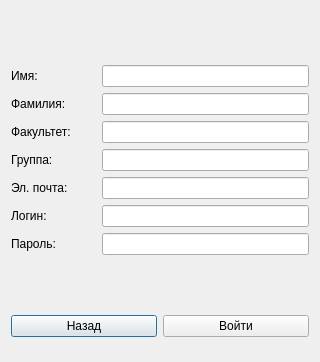
<?xml version="1.0" encoding="UTF-8"?>
<ui version="4.0">
 <class>Register_Form</class>
 <widget class="QDialog" name="Register_Form">
  <property name="geometry">
   <rect>
    <x>0</x>
    <y>0</y>
    <width>320</width>
    <height>362</height>
   </rect>
  </property>
  <property name="windowTitle">
   <string>Dialog</string>
  </property>
  <layout class="QVBoxLayout" name="verticalLayout_3">
   <property name="bottomMargin">
    <number>25</number>
   </property>
   <item>
    <spacer name="verticalSpacer_2">
     <property name="orientation">
      <enum>Qt::Vertical</enum>
     </property>
     <property name="sizeHint" stdset="0">
      <size>
       <width>20</width>
       <height>40</height>
      </size>
     </property>
    </spacer>
   </item>
   <item>
    <layout class="QHBoxLayout" name="horizontalLayout">
     <item>
      <layout class="QVBoxLayout" name="verticalLayout">
       <property name="rightMargin">
        <number>25</number>
       </property>
       <item>
        <widget class="QLabel" name="label">
         <property name="text">
          <string>Имя:</string>
         </property>
        </widget>
       </item>
       <item>
        <widget class="QLabel" name="label_2">
         <property name="text">
          <string>Фамилия:</string>
         </property>
        </widget>
       </item>
       <item>
        <widget class="QLabel" name="label_3">
         <property name="text">
          <string>Факультет:</string>
         </property>
        </widget>
       </item>
       <item>
        <widget class="QLabel" name="label_4">
         <property name="text">
          <string>Группа:</string>
         </property>
        </widget>
       </item>
       <item>
        <widget class="QLabel" name="label_5">
         <property name="text">
          <string>Эл. почта:</string>
         </property>
        </widget>
       </item>
       <item>
        <widget class="QLabel" name="label_6">
         <property name="text">
          <string>Логин:</string>
         </property>
        </widget>
       </item>
       <item>
        <widget class="QLabel" name="label_7">
         <property name="text">
          <string>Пароль:</string>
         </property>
        </widget>
       </item>
      </layout>
     </item>
     <item>
      <layout class="QVBoxLayout" name="verticalLayout_2">
       <item>
        <widget class="QLineEdit" name="lineEdit"/>
       </item>
       <item>
        <widget class="QLineEdit" name="lineEdit_2"/>
       </item>
       <item>
        <widget class="QLineEdit" name="lineEdit_3"/>
       </item>
       <item>
        <widget class="QLineEdit" name="lineEdit_4"/>
       </item>
       <item>
        <widget class="QLineEdit" name="lineEdit_5"/>
       </item>
       <item>
        <widget class="QLineEdit" name="lineEdit_6"/>
       </item>
       <item>
        <widget class="QLineEdit" name="lineEdit_7"/>
       </item>
      </layout>
     </item>
    </layout>
   </item>
   <item>
    <spacer name="verticalSpacer">
     <property name="orientation">
      <enum>Qt::Vertical</enum>
     </property>
     <property name="sizeHint" stdset="0">
      <size>
       <width>20</width>
       <height>40</height>
      </size>
     </property>
    </spacer>
   </item>
   <item>
    <layout class="QHBoxLayout" name="horizontalLayout_2">
     <item>
      <widget class="QPushButton" name="register_button">
       <property name="text">
        <string>Назад</string>
       </property>
      </widget>
     </item>
     <item>
      <widget class="QPushButton" name="enter_button">
       <property name="text">
        <string>Войти</string>
       </property>
      </widget>
     </item>
    </layout>
   </item>
  </layout>
  <zorder>verticalSpacer</zorder>
  <zorder>verticalSpacer_2</zorder>
 </widget>
 <resources/>
 <connections/>
</ui>
